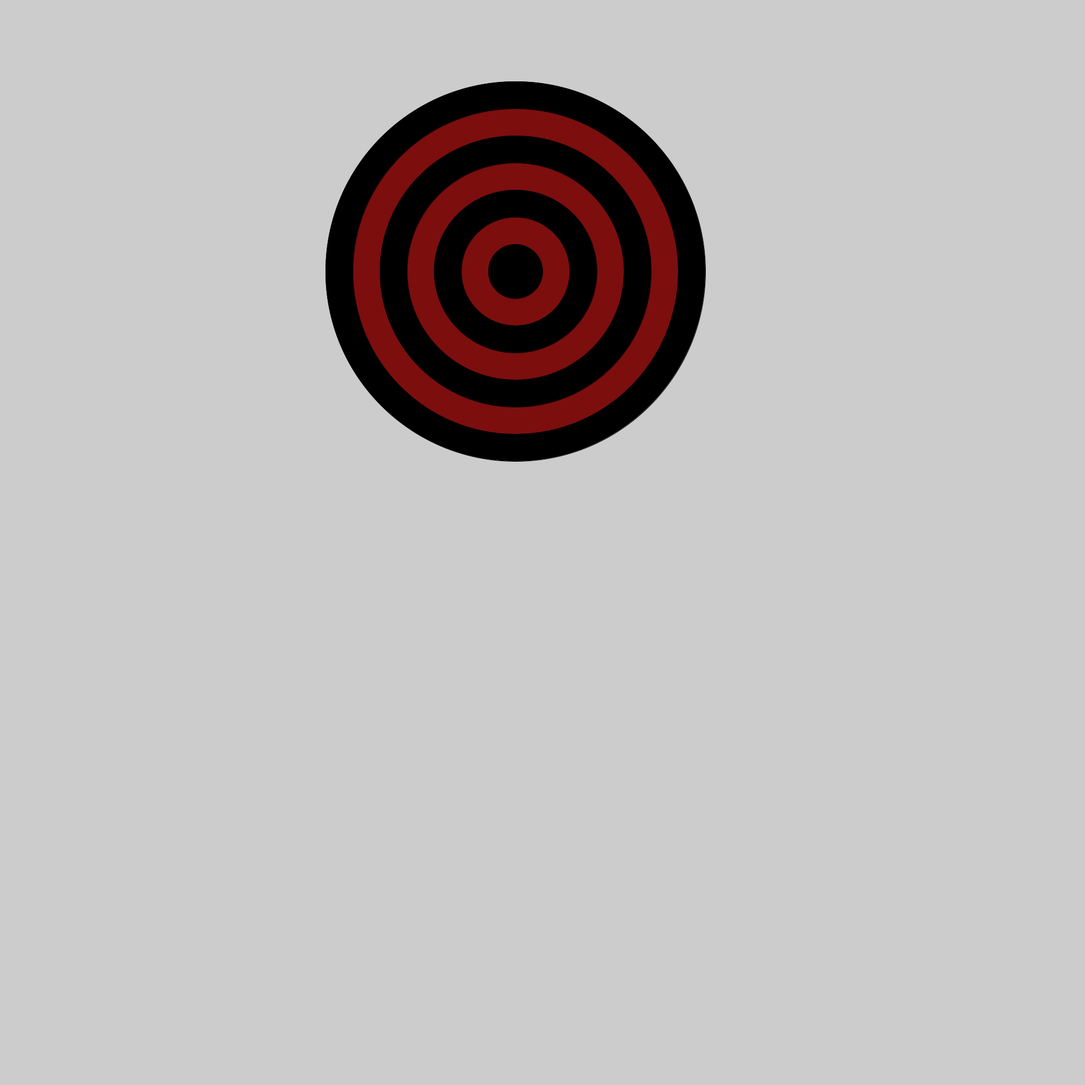
Frame 1 (no input)
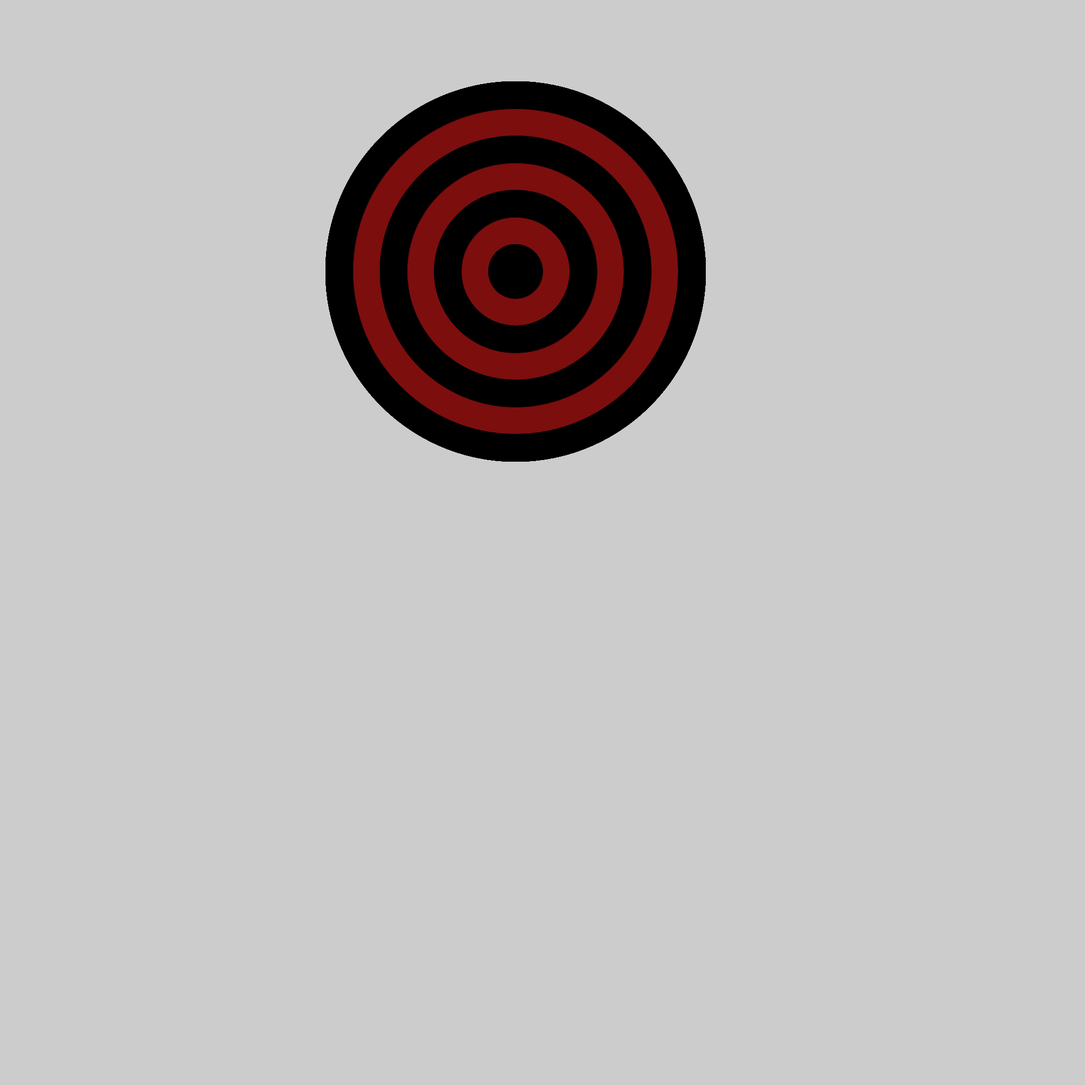
Frame 60 (the mouse pressed at the canvas centre just before this capture)
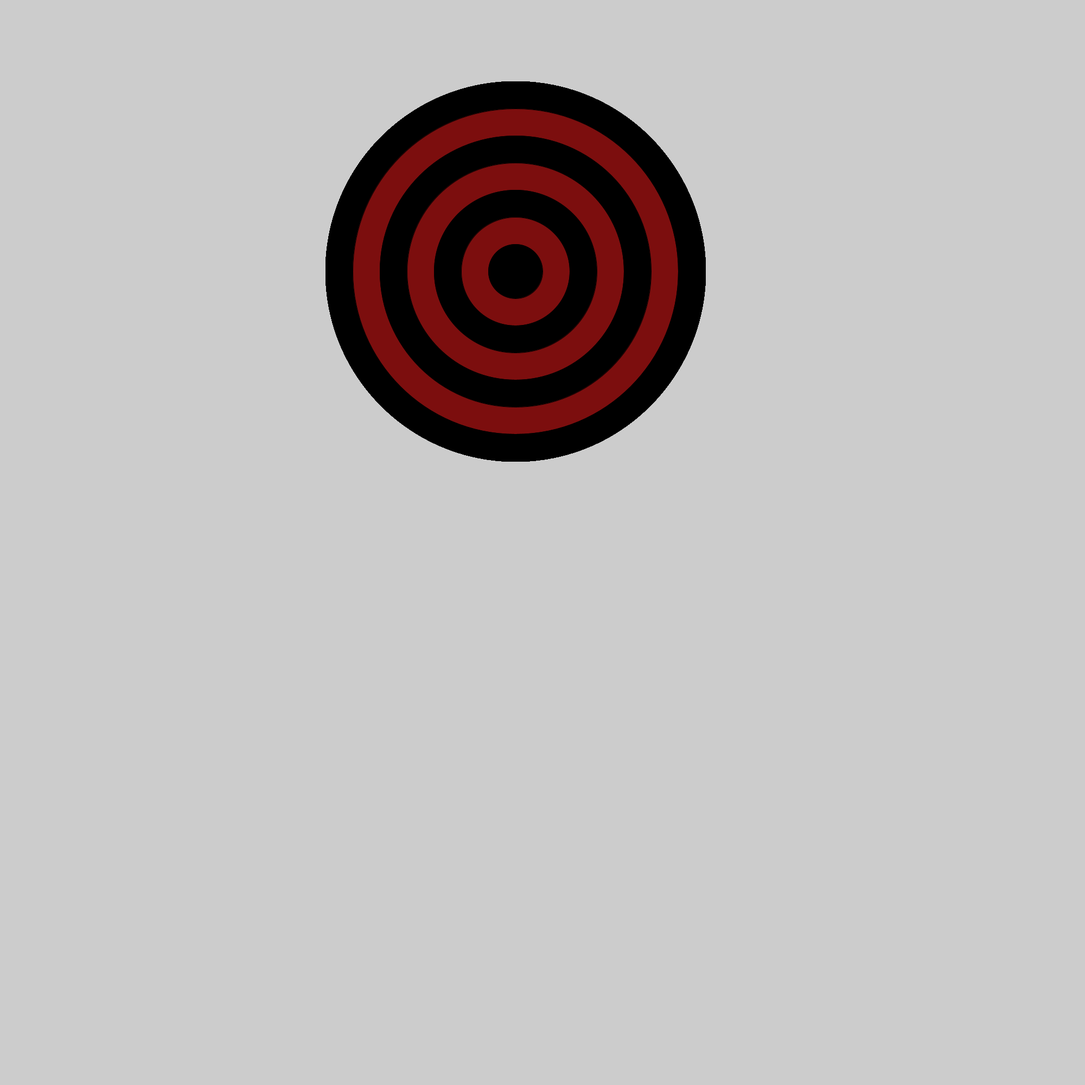
Frame 120 (the mouse held since frame 60 and released just before this capture)

The Processing sketch that drew these frames (run headless with seeded random() and noise(); from frame 60 on, the mouse is pressed at the canvas centre):

// Processing sketch: bullseye
// ── bullseye.pde
void setup(){
       fill(#504C4C);
  size(2000,2000);
    
    }

    void draw(){
for (int i=7 ; i>=0;i--){
if (i%2==0){
fill(#7C0E0E);}
  else{
   fill(#000000); 
  }
  ellipse(950,500,100*i,100*i);





}
    }
                                         
